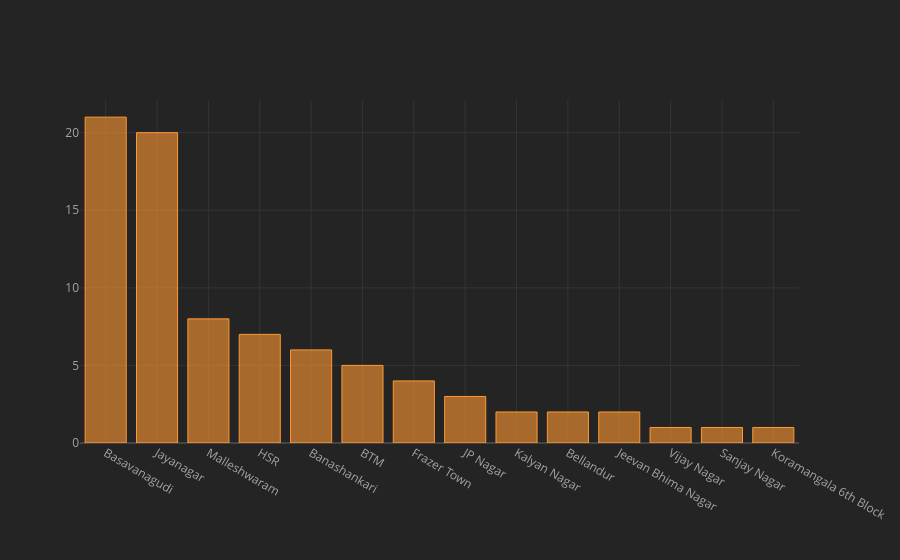

Notebook source saved alongside this figure:
### Markdown cell above
# Where are most of the best chepest  Restaurants are located ?

### Code cell
df[(df["cost"]<=100) & (df["rate"]>=4)].sort_values(by=["rate"],ascending=False).location.value_counts().iplot(kind="bar")

### Figure 1 — Plotly figure (JSON) as saved in the notebook; plotly's stock layout.template omitted (floating-point values rounded to 4 significant figures)
{"data": [{"marker": {"color": "rgba(255, 153, 51, 0.6)", "line": {"color": "rgba(255, 153, 51, 1.0)", "width": 1}}, "name": "count", "orientation": "v", "text": "", "type": "bar", "x": ["Basavanagudi", "Jayanagar", "Malleshwaram", "HSR", "Banashankari", "BTM", "Frazer Town", "JP Nagar", "Kalyan Nagar", "Bellandur", "Jeevan Bhima Nagar", "Vijay Nagar", "Sanjay Nagar", "Koramangala 6th Block"], "y": [21, 20, 8, 7, 6, 5, 4, 3, 2, 2, 2, 1, 1, 1]}], "layout": {"autosize": true, "legend": {"bgcolor": "#242424", "font": {"color": "#F4F4F4"}}, "paper_bgcolor": "#242424", "plot_bgcolor": "#242424", "title": {"font": {"color": "#F4F4F4"}}, "xaxis": {"autorange": true, "gridcolor": "#343434", "range": [-0.5, 13.5], "showgrid": true, "tickfont": {"color": "#A4A4A4"}, "title": {"font": {"color": "#A4A4A4"}, "text": ""}, "type": "category", "zerolinecolor": "#444444"}, "yaxis": {"autorange": true, "gridcolor": "#343434", "range": [0, 22.11], "showgrid": true, "tickfont": {"color": "#A4A4A4"}, "title": {"font": {"color": "#A4A4A4"}, "text": ""}, "type": "linear", "zerolinecolor": "#444444"}}}
